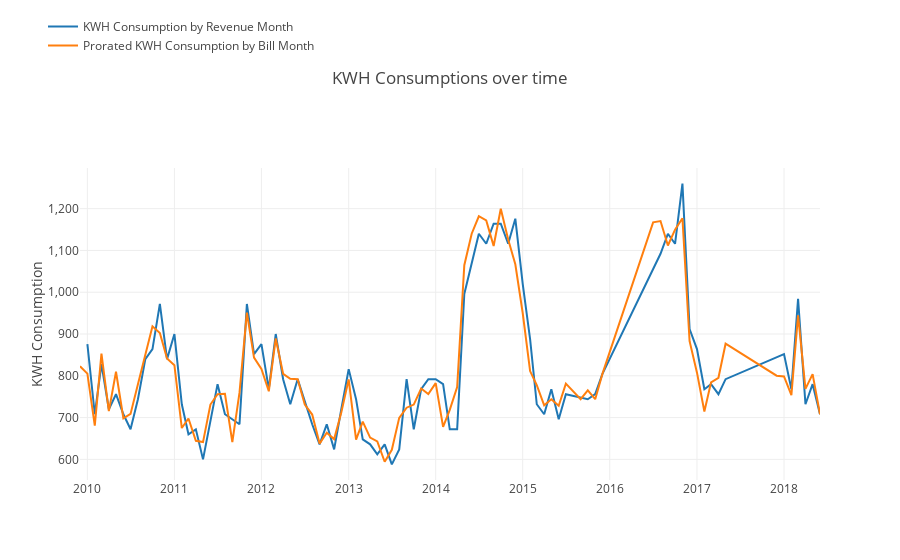

The notebook cell this image was saved under:
### Markdown cell above
#### Plot the prorated consumption values

### Code cell
# Create a trace
temp = df_combined_meter[df_combined_meter['Building_Meter'] == '1.0 - BLD 017836716']
trace1 = go.Scatter(
    x = temp.Revenue_Month,
    y = temp.Consumption_KWH,
    name = 'KWH Consumption by Revenue Month',
    yaxis = 'y'
)

temp = df_prorated_combined_meter_updated[df_prorated_combined_meter_updated['Building_Meter'] == '1.0 - BLD 017836716']
trace2 = go.Scatter(
    x = temp.Bill_Month,
    y = temp.Prorated_KWH,
    name = 'Prorated KWH Consumption by Bill Month',
    yaxis = 'y'
)

data = [trace1, trace2]

layout = go.Layout(
    title='KWH Consumptions over time',
    yaxis=dict(
        title='KWH Consumption',
        tickformat=",",
    ),
    legend=dict(x = -0.05, y=1.5)
)

fig = go.Figure(data=data, layout=layout)
iplot(fig)
